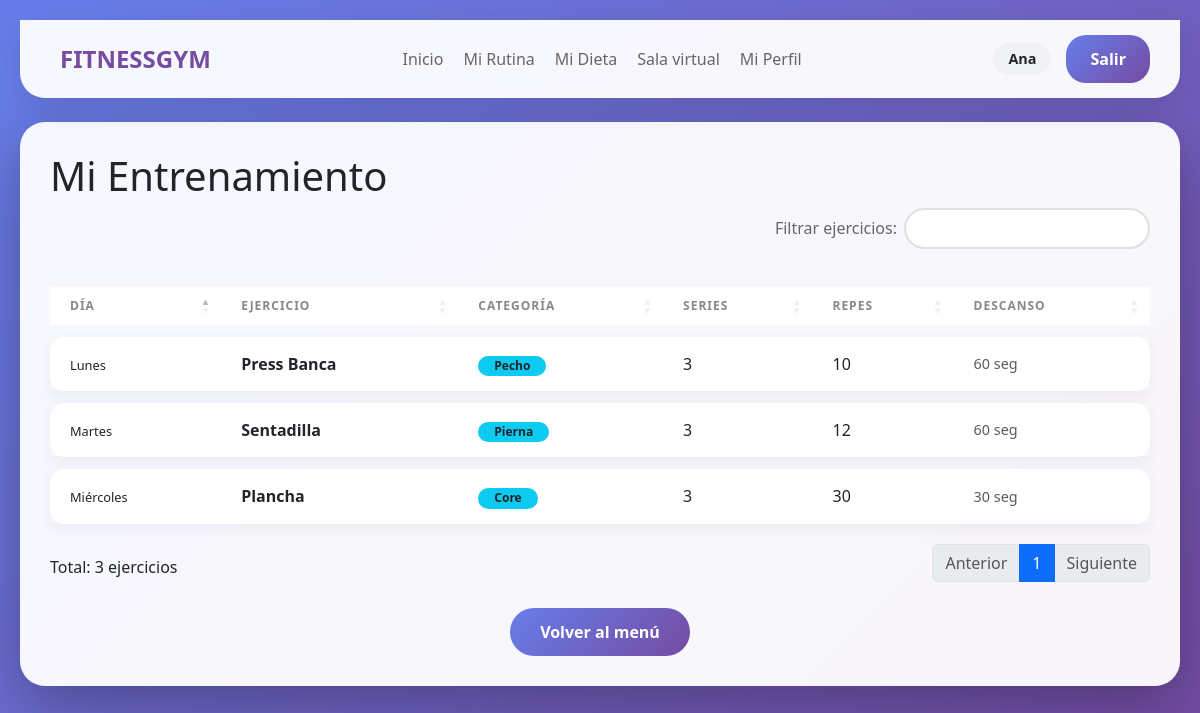
Screenshot of /php/ver_rutina_usuario.php (signed in) with the database file from the repository.
### tables this page shows
CREATE TABLE `rutina_ejercicio` (
  `id_rutina` int(11) NOT NULL,
  `id_ejercicio` int(11) NOT NULL,
  `dia` int(1) NOT NULL COMMENT '1:Lunes, 2:Martes, 3:Miércoles, 4:Jueves, 5:Viernes, 6:Sábado, 7:Domingo',
  `orden` int(11) DEFAULT NULL,
  `series` int(11) DEFAULT NULL,
  `repeticiones` int(11) DEFAULT NULL,
  `tiempo_descanso` int(11) DEFAULT NULL
);

CREATE TABLE `ejercicios` (
  `id_ejercicio` int(11) NOT NULL,
  `nombre` varchar(100) NOT NULL,
  `descripcion` text DEFAULT NULL,
  `instrucciones` text DEFAULT NULL,
  `categoria` varchar(50) DEFAULT NULL,
  `dificultad` enum('Principiante','Intermedio','Avanzado') DEFAULT NULL,
  `imagen_url` varchar(255) DEFAULT NULL
);

### php/ver_rutina_usuario.php (the view, shortened to what this page needs)
<?php
include 'conexion.php';
$id_usuario = $_SESSION['id_usuario'];
$sql_id = "SELECT id_rutina FROM rutina_usuario
           WHERE id_usuario = ?
           ORDER BY fecha_asignacion DESC LIMIT 1";
$stmt_id = mysqli_prepare($conexion, $sql_id);
mysqli_stmt_bind_param($stmt_id, "i", $id_usuario);
mysqli_stmt_execute($stmt_id);
$res_id = mysqli_stmt_get_result($stmt_id);
$asignacion = mysqli_fetch_assoc($res_id);
$resultado = null;
$datos_rutina = null;
if ($asignacion) {
    $id_rutina_actual = $asignacion['id_rutina'];
    $sql = "SELECT r.nombre AS nombre_rutina, r.objetivo,
                   e.nombre AS nombre_ejercicio, re.dia,
                   re.series, re.repeticiones, re.tiempo_descanso, e.categoria
            FROM rutinas r
            JOIN rutina_ejercicio re ON r.id_rutina = re.id_rutina
            JOIN ejercicios e ON re.id_ejercicio = e.id_ejercicio
            WHERE r.id_rutina = ?
            ORDER BY re.dia ASC, re.orden ASC";
    $stmt = mysqli_prepare($conexion, $sql);
    mysqli_stmt_bind_param($stmt, "i", $id_rutina_actual);
    mysqli_stmt_execute($stmt);
    $resultado = mysqli_stmt_get_result($stmt);
    $datos_rutina = mysqli_fetch_assoc($resultado);
    if ($datos_rutina) {
        mysqli_data_seek($resultado, 0);
    }
}
$dias_texto = [
    1 => "lunes", 2 => "martes", 3 => "miércoles",
    4 => "jueves", 5 => "viernes", 6 => "sábado", 7 => "domingo"
];
?>
<!DOCTYPE html>
<html lang="es">
<head>
    <link href="https://cdn.jsdelivr.net/npm/bootstrap@5.3.0/dist/css/bootstrap.min.css" rel="stylesheet">
    <link href="https://cdn.datatables.net/1.13.6/css/dataTables.bootstrap5.min.css" rel="stylesheet">
    <link rel="stylesheet" href="https://cdnjs.cloudflare.com/ajax/libs/font-awesome/6.0.0/css/all.min.css">
    <link rel="stylesheet" href="../css/estilo_global.css">
</head>
<body>
    <?php include 'navbar.php'; ?>
    <div class="container mt-4">
        <?php if ($datos_rutina): ?>
            <h1>Mi Entrenamiento</h1>
            <table id="tablaRutina" class="table">
                <thead>
                    <tr>
                        <th>Día</th>
                        <th>Ejercicio</th>
                        <th>Categoría</th>
                        <th>Series</th>
                        <th>Repes</th>
                        <th>Descanso</th>
                    </tr>
                </thead>
                <tbody>
                    <?php while ($fila = mysqli_fetch_assoc($resultado)): ?>
                    <tr>
                        <td>
                            <span class="active-room" style="margin:0; font-size: 0.8rem; display: inline-block;">
                                <?php echo ucfirst($dias_texto[$fila['dia']] ?? 'N/A'); ?>
                            </span>
                        </td>
                        <td><strong><?php echo htmlspecialchars($fila['nombre_ejercicio']); ?></strong></td>
                        <td>
                            <span class="badge bg-info text-dark rounded-pill px-3">
                                <?php echo htmlspecialchars($fila['categoria']); ?>
                            </span>
                        </td>
                        <td><?php echo $fila['series']; ?></td>
                        <td><?php echo $fila['repeticiones']; ?></td>
                        <td class="text-muted" style="font-size: 0.9rem;">
                            <?php echo $fila['tiempo_descanso']; ?> seg
                        </td>
                    </tr>
                    <?php endwhile; ?>
                </tbody>
            </table>
        <?php endif; ?>
        <div class="mt-4 text-center">
            <a href="menu_usuario.php" class="btn btn-secondary">Volver al menú</a>
        </div>
    </div>
</body>
</html>

### css/estilo_global.css (style rules this page uses)
:root { --primary-gradient: linear-gradient(135deg, #667eea 0%, #764ba2 100%); --bg-light: rgba(255, 255, 255, 0.95); --shadow-soft: 0 10px 30px rgba(0, 0, 0, 0.05); --shadow-strong: 0 20px 60px rgba(0, 0, 0, 0.3); --radius-main: 25px; --radius-card: 20px; --text-dark: #333; --text-muted: #666; }
* { margin: 0; padding: 0; box-sizing: border-box; font-family: 'Segoe UI', Tahoma, Geneva, Verdana, sans-serif; }
body { background: var(--primary-gradient); min-height: 100vh; padding: 20px; }
.container { max-width: 1200px; margin: 0 auto; background: var(--bg-light); border-radius: var(--radius-main); padding: 30px; box-shadow: var(--shadow-strong); }
.btn { background: var(--primary-gradient); color: white; border: none; padding: 12px 30px; border-radius: 25px; font-size: 16px; font-weight: bold; cursor: pointer; transition: all 0.3s; text-decoration: none; display: inline-block; }
table.dataTable { border-collapse: separate !important; border-spacing: 0 12px !important; border: none !important; }
table.dataTable thead th { border: none !important; color: #888; text-transform: uppercase; font-size: 0.75rem; letter-spacing: 1px; padding: 10px 20px !important; }
table.dataTable tbody tr { background-color: white !important; box-shadow: 0 5px 15px rgba(0, 0, 0, 0.05) !important; transition: transform 0.2s ease; }
table.dataTable tbody td { border: none !important; padding: 15px 20px !important; vertical-align: middle; }
table.dataTable tbody tr td:first-child { border-radius: 15px 0 0 15px; }
table.dataTable tbody tr td:last-child { border-radius: 0 15px 15px 0; }

### rows the page displays
rutina_ejercicio: dia "Lunes", id_ejercicio.nombre "Press Banca", id_ejercicio.categoria "Pecho", series "3", repeticiones "10", tiempo_descanso "60"
rutina_ejercicio: dia "Martes", id_ejercicio.nombre "Sentadilla", id_ejercicio.categoria "Pierna", series "3", repeticiones "12", tiempo_descanso "60"
rutina_ejercicio: dia "Miércoles", id_ejercicio.nombre "Plancha", id_ejercicio.categoria "Core", series "3", repeticiones "30", tiempo_descanso "30"

### other values shown
$_SESSION['nombre'] "Ana"
